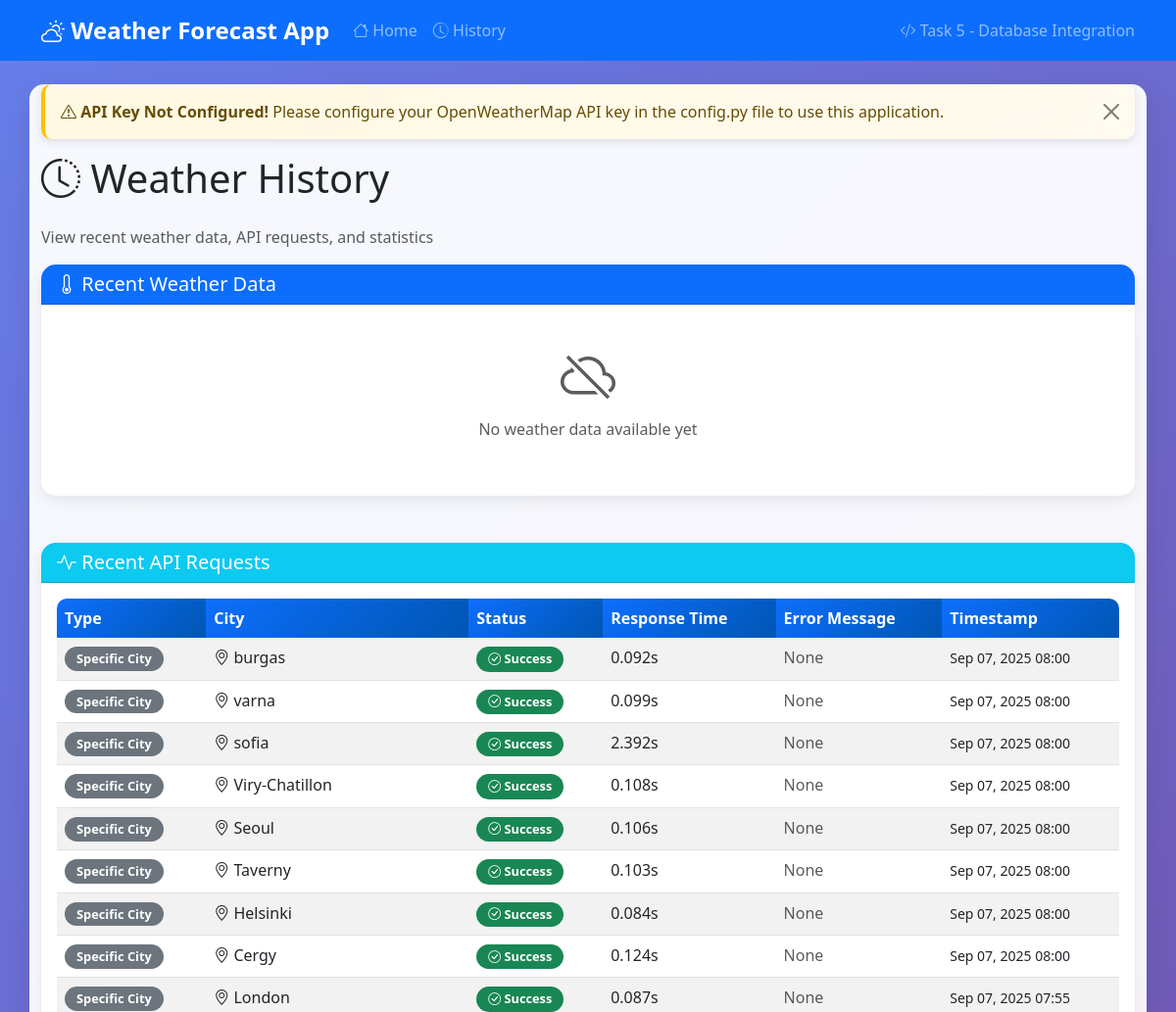
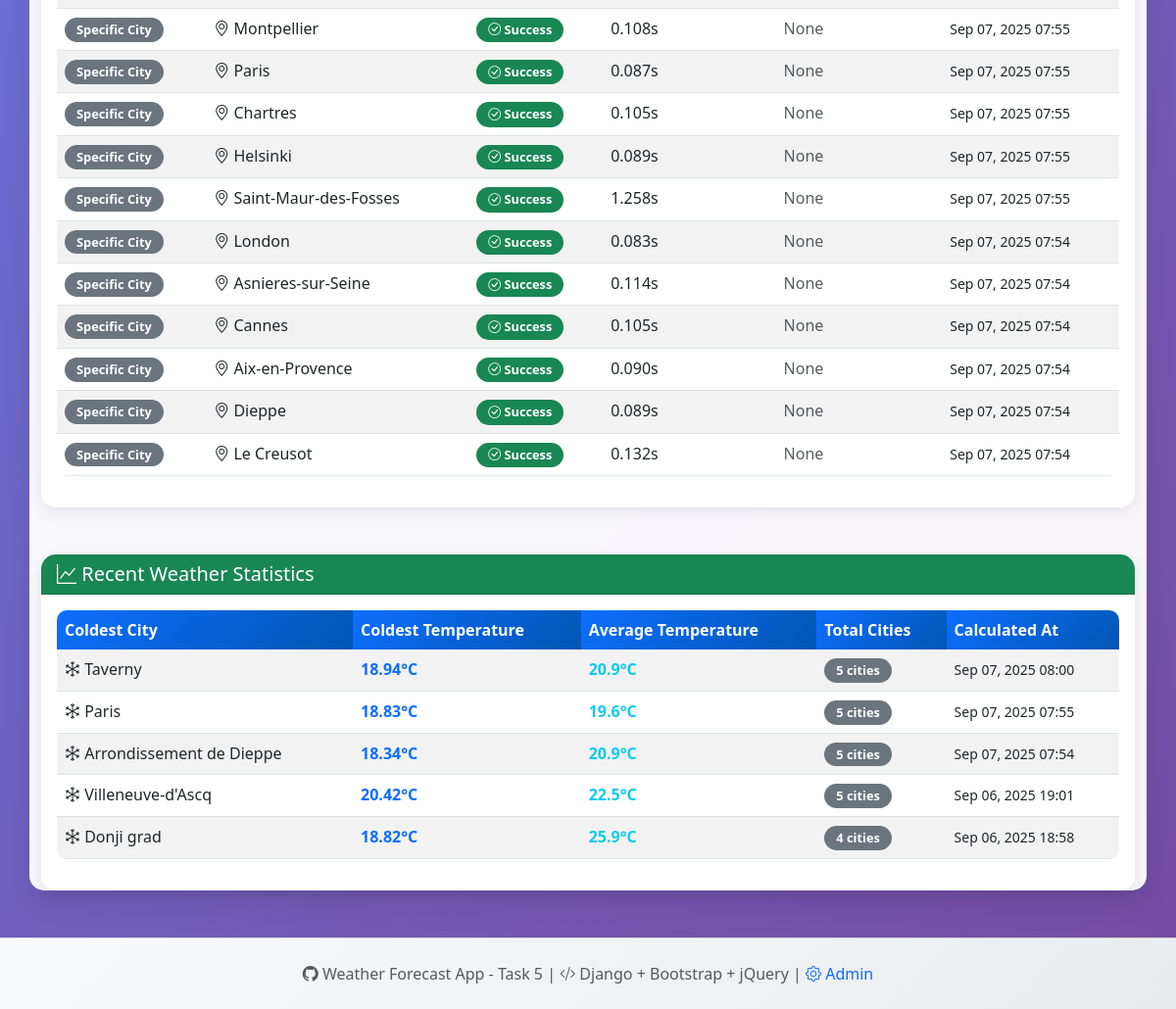
The page /history/ on the database its author committed (2 pictures, top to bottom).
### weather_app/models.py (models this page shows, shortened)
class WeatherRequest(models.Model):
    REQUEST_TYPES = [
        ('random', 'Random Cities'),
        ('city', 'Specific City'),
        ('status', 'Status Check'),
    ]
    request_type = models.CharField(max_length=20, choices=REQUEST_TYPES)
    city_name = models.CharField(max_length=100, null=True, blank=True)
    success = models.BooleanField()
    response_time = models.FloatField(null=True, blank=True)  # in seconds
    error_message = models.TextField(null=True, blank=True)
    timestamp = models.DateTimeField(auto_now_add=True)
    class Meta:
        ordering = ['-timestamp']

class WeatherStatistics(models.Model):
    coldest_city = models.CharField(max_length=100)
    coldest_temperature = models.FloatField()
    average_temperature = models.FloatField()
    total_cities = models.IntegerField()
    calculation_timestamp = models.DateTimeField(auto_now_add=True)
    class Meta:
        verbose_name_plural = "Weather Statistics"
        ordering = ['-calculation_timestamp']

### weather_app/views.py (the view)
# urls.py: path('history/', views.weather_history, name='history'),
def weather_history(request):
    recent_weather = WeatherData.objects.select_related('city').order_by('-timestamp')[:20]
    recent_requests = WeatherRequest.objects.order_by('-timestamp')[:20]
    recent_statistics = WeatherStatistics.objects.order_by('-calculation_timestamp')[:10]
    context = {
        'recent_weather': recent_weather,
        'recent_requests': recent_requests,
        'recent_statistics': recent_statistics,
    }
    return render(request, 'weather_app/history.html', context)

### templates/weather_app/history.html (shortened to what this page needs)
{% extends "base.html" %}
{% load static %}
{% block content %}
<div class="row">
    <div class="col-12">
        <h1 class="mb-4">
            <i class="bi bi-clock-history"></i> Weather History
        </h1>
        <p class="text-muted">View recent weather data, API requests, and statistics</p>
    </div>
</div>
<div class="row mb-5">
    <div class="col-12">
        <div class="card">
            <div class="card-header bg-primary text-white">
                <h5 class="mb-0">
                    <i class="bi bi-thermometer"></i> Recent Weather Data
                </h5>
            </div>
            <div class="card-body">
                {% if recent_weather %}
                    <div class="table-responsive">
                        <table class="table table-striped">
                            <thead>
                                <tr>
                                    <th>City</th>
                                    <th>Temperature</th>
                                    <th>Condition</th>
                                    <th>Humidity</th>
                                    <th>Pressure</th>
                                    <th>Wind Speed</th>
                                    <th>Timestamp</th>
                                </tr>
                            </thead>
                            <tbody>
                                {% for weather in recent_weather %}
                                <tr>
                                    <td>
                                        <i class="bi bi-geo-alt"></i> {{ weather.city.name }}
                                        <br><small class="text-muted">{{ weather.city.country }}</small>
                                    </td>
                                    <td>
                                        <span class="fw-bold">{{ weather.temperature }}°C</span>
                                        <br><small class="text-muted">Feels like {{ weather.feels_like }}°C</small>
                                    </td>
                                    <td>
                                        <span class="badge bg-info">{{ weather.weather_main }}</span>
                                        <br><small class="text-muted">{{ weather.weather_description }}</small>
                                    </td>
                                    <td>{{ weather.humidity }}%</td>
                                    <td>{{ weather.pressure }} hPa</td>
                                    <td>{{ weather.wind_speed }} m/s</td>
                                    <td>
                                        <small>{{ weather.timestamp|date:"M d, Y H:i" }}</small>
                                    </td>
                                </tr>
                                {% endfor %}
                            </tbody>
                        </table>
                    </div>
                {% else %}
                    <div class="text-center py-4">
                        <i class="bi bi-cloud-slash display-4 text-muted"></i>
                        <p class="text-muted mt-2">No weather data available yet</p>
                    </div>
                {% endif %}
            </div>
        </div>
    </div>
</div>
<div class="row mb-5">
    <div class="col-12">
        <div class="card">
            <div class="card-header bg-info text-white">
                <h5 class="mb-0">
                    <i class="bi bi-activity"></i> Recent API Requests
                </h5>
            </div>
            <div class="card-body">
                {% if recent_requests %}
                    <div class="table-responsive">
                        <table class="table table-striped">
                            <thead>
                                <tr>
                                    <th>Type</th>
                                    <th>City</th>
                                    <th>Status</th>
                                    <th>Response Time</th>
                                    <th>Error Message</th>
                                    <th>Timestamp</th>
                                </tr>
                            </thead>
                            <tbody>
                                {% for request in recent_requests %}
                                <tr>
                                    <td>
                                        <span class="badge bg-secondary">{{ request.get_request_type_display }}</span>
                                    </td>
                                    <td>
                                        {% if request.city_name %}
                                            <i class="bi bi-geo-alt"></i> {{ request.city_name }}
                                        {% else %}
                                            <span class="text-muted">N/A</span>
                                        {% endif %}
                                    </td>
                                    <td>
                                        {% if request.success %}
                                            <span class="badge bg-success">
                                                <i class="bi bi-check-circle"></i> Success
                                            </span>
                                        {% else %}
                                            <span class="badge bg-danger">
                                                <i class="bi bi-x-circle"></i> Failed
                                            </span>
                                        {% endif %}
                                    </td>
                                    <td>
                                        {% if request.response_time %}
                                            {{ request.response_time|floatformat:3 }}s
                                        {% else %}
                                            <span class="text-muted">N/A</span>
                                        {% endif %}
                                    </td>
                                    <td>
                                        {% if request.error_message %}
                                            <small class="text-danger">{{ request.error_message|truncatechars:50 }}</small>
                                        {% else %}
                                            <span class="text-muted">None</span>
                                        {% endif %}
                                    </td>
                                    <td>
                                        <small>{{ request.timestamp|date:"M d, Y H:i" }}</small>
                                    </td>
                                </tr>
                                {% endfor %}
                            </tbody>
                        </table>
                    </div>
                {% else %}
                    <div class="text-center py-4">
                        <i class="bi bi-activity display-4 text-muted"></i>
                        <p class="text-muted mt-2">No API requests logged yet</p>
                    </div>
                {% endif %}
            </div>
        </div>
    </div>
</div>
<div class="row">
    <div class="col-12">
        <div class="card">
            <div class="card-header bg-success text-white">
                <h5 class="mb-0">
                    <i class="bi bi-graph-up"></i> Recent Weather Statistics
                </h5>
            </div>
            <div class="card-body">
                {% if recent_statistics %}
                    <div class="table-responsive">
                        <table class="table table-striped">
                            <thead>
                                <tr>
                                    <th>Coldest City</th>
                                    <th>Coldest Temperature</th>
                                    <th>Average Temperature</th>
                                    <th>Total Cities</th>
                                    <th>Calculated At</th>
                                </tr>
                            </thead>
                            <tbody>
                                {% for stat in recent_statistics %}
                                <tr>
                                    <td>
                                        <i class="bi bi-snow"></i> {{ stat.coldest_city }}
                                    </td>
                                    <td>
                                        <span class="fw-bold text-primary">{{ stat.coldest_temperature }}°C</span>
                                    </td>
                                    <td>
                                        <span class="fw-bold text-info">{{ stat.average_temperature|floatformat:1 }}°C</span>
                                    </td>
                                    <td>
                                        <span class="badge bg-secondary">{{ stat.total_cities }} cities</span>
                                    </td>
                                    <td>
                                        <small>{{ stat.calculation_timestamp|date:"M d, Y H:i" }}</small>
                                    </td>
                                </tr>
                                {% endfor %}
                            </tbody>
                        </table>
                    </div>
                {% else %}
                    <div class="text-center py-4">
                        <i class="bi bi-graph-up display-4 text-muted"></i>
                        <p class="text-muted mt-2">No statistics calculated yet</p>
                    </div>
                {% endif %}
            </div>
        </div>
    </div>
</div>
{% endblock %}

### templates/base.html (shortened to what this page needs)
{% load static %}
<!DOCTYPE html>
<html lang="en">
<head>
    <link href="https://cdn.jsdelivr.net/npm/bootstrap@5.3.0/dist/css/bootstrap.min.css" rel="stylesheet">
    <link href="https://cdn.jsdelivr.net/npm/bootstrap-icons@1.10.0/font/bootstrap-icons.css" rel="stylesheet">
    <link href="{% static 'css/style.css' %}" rel="stylesheet">
</head>
<body>
    <nav class="navbar navbar-expand-lg navbar-dark bg-primary">
        <div class="container">
            <a class="navbar-brand" href="{% url 'weather_app:index' %}">
                <i class="bi bi-cloud-sun"></i> Weather Forecast App
            </a>
            <div class="collapse navbar-collapse" id="navbarNav">
                <ul class="navbar-nav me-auto">
                    <li class="nav-item">
                        <a class="nav-link" href="{% url 'weather_app:index' %}">
                            <i class="bi bi-house"></i> Home
                        </a>
                    </li>
                    <li class="nav-item">
                        <a class="nav-link" href="{% url 'weather_app:history' %}">
                            <i class="bi bi-clock-history"></i> History
                        </a>
                    </li>
                </ul>
                <div class="navbar-nav">
                    <span class="navbar-text">
                        <i class="bi bi-code-slash"></i> Task 5 - Database Integration
                    </span>
                </div>
            </div>
        </div>
    </nav>
    <main class="container mt-4">
        {% if not has_api_key %}
        <div class="alert alert-warning alert-dismissible fade show" role="alert">
            <i class="bi bi-exclamation-triangle"></i>
            <strong>API Key Not Configured!</strong>
            Please configure your OpenWeatherMap API key in the config.py file to use this application.
            <button type="button" class="btn-close" data-bs-dismiss="alert"></button>
        </div>
        {% endif %}
        {% block content %}{% endblock %}
    </main>
    <footer class="bg-light mt-5 py-4">
        <div class="container text-center">
            <p class="text-muted mb-0">
                <i class="bi bi-github"></i> Weather Forecast App - Task 5 |
                <i class="bi bi-code-slash"></i> Django + Bootstrap + jQuery |
                <a href="/admin/" class="text-decoration-none">
                    <i class="bi bi-gear"></i> Admin
                </a>
            </p>
        </div>
    </footer>
</body>
</html>

### static/css/style.css (style rules this page uses)
:root { --primary-color: #0d6efd; --secondary-color: #6c757d; --success-color: #198754; --info-color: #0dcaf0; --warning-color: #ffc107; --danger-color: #dc3545; --light-color: #f8f9fa; --dark-color: #212529; }
body { font-family: 'Segoe UI', Tahoma, Geneva, Verdana, sans-serif; background: linear-gradient(135deg, #667eea 0%, #764ba2 100%); min-height: 100vh; }
main { background: rgba(255, 255, 255, 0.95); border-radius: 15px; box-shadow: 0 10px 30px rgba(0, 0, 0, 0.1); backdrop-filter: blur(10px); margin-bottom: 2rem; }
.navbar-brand { font-weight: 700; font-size: 1.5rem; }
.navbar-nav .nav-link { font-weight: 500; transition: all 0.3s ease; }
.card { border: none; border-radius: 15px; box-shadow: 0 5px 15px rgba(0, 0, 0, 0.08); transition: all 0.3s ease; overflow: hidden; }
.alert { border: none; border-radius: 10px; border-left: 4px solid; box-shadow: 0 3px 10px rgba(0, 0, 0, 0.1); }
.alert-warning { border-left-color: var(--warning-color); background: linear-gradient(135deg, #fff8e1 0%, #fffbf0 100%); }
footer { background: linear-gradient(135deg, #f8f9fa 0%, #e9ecef 100%); border-top: 1px solid rgba(0, 0, 0, 0.1); }
.fade-in-up { animation: fadeInUp 0.6s ease-out; }
.table { border-radius: 10px; overflow: hidden; }
.table thead th { background: linear-gradient(135deg, var(--primary-color) 0%, #0056b3 100%); color: white; border: none; font-weight: 600; }
.table tbody tr { transition: all 0.3s ease; }
.badge { font-size: 0.8rem; padding: 6px 12px; border-radius: 20px; }
.bi { transition: all 0.3s ease; }

### rows shown on the page
WeatherRequest: request_type "Specific City", city_name "burgas", success True (drawn), response_time "0.092", shows "None", timestamp "Sep 07, 2025 08:00"
WeatherRequest: request_type "Specific City", city_name "varna", success True (drawn), response_time "0.099", shows "None", timestamp "Sep 07, 2025 08:00"
WeatherRequest: request_type "Specific City", city_name "sofia", success True (drawn), response_time "2.392", shows "None", timestamp "Sep 07, 2025 08:00"
WeatherRequest: request_type "Specific City", city_name "Viry-Chatillon", success True (drawn), response_time "0.108", shows "None", timestamp "Sep 07, 2025 08:00"
WeatherRequest: request_type "Specific City", city_name "Seoul", success True (drawn), response_time "0.106", shows "None", timestamp "Sep 07, 2025 08:00"
WeatherRequest: request_type "Specific City", city_name "Taverny", success True (drawn), response_time "0.103", shows "None", timestamp "Sep 07, 2025 08:00"
WeatherRequest: request_type "Specific City", city_name "Helsinki", success True (drawn), response_time "0.084", shows "None", timestamp "Sep 07, 2025 08:00"
WeatherRequest: request_type "Specific City", city_name "Cergy", success True (drawn), response_time "0.124", shows "None", timestamp "Sep 07, 2025 08:00"
WeatherRequest: request_type "Specific City", city_name "London", success True (drawn), response_time "0.087", shows "None", timestamp "Sep 07, 2025 07:55"
WeatherRequest: request_type "Specific City", city_name "Montpellier", success True (drawn), response_time "0.108", shows "None", timestamp "Sep 07, 2025 07:55"
WeatherRequest: request_type "Specific City", city_name "Paris", success True (drawn), response_time "0.087", shows "None", timestamp "Sep 07, 2025 07:55"
WeatherRequest: request_type "Specific City", city_name "Chartres", success True (drawn), response_time "0.105", shows "None", timestamp "Sep 07, 2025 07:55"
WeatherRequest: request_type "Specific City", city_name "Helsinki", success True (drawn), response_time "0.089", shows "None", timestamp "Sep 07, 2025 07:55"
WeatherRequest: request_type "Specific City", city_name "Saint-Maur-des-Fosses", success True (drawn), response_time "1.258", shows "None", timestamp "Sep 07, 2025 07:55"
WeatherRequest: request_type "Specific City", city_name "London", success True (drawn), response_time "0.083", shows "None", timestamp "Sep 07, 2025 07:54"
WeatherRequest: request_type "Specific City", city_name "Asnieres-sur-Seine", success True (drawn), response_time "0.114", shows "None", timestamp "Sep 07, 2025 07:54"
WeatherRequest: request_type "Specific City", city_name "Cannes", success True (drawn), response_time "0.105", shows "None", timestamp "Sep 07, 2025 07:54"
WeatherRequest: request_type "Specific City", city_name "Aix-en-Provence", success True (drawn), response_time "0.090", shows "None", timestamp "Sep 07, 2025 07:54"
WeatherRequest: request_type "Specific City", city_name "Dieppe", success True (drawn), response_time "0.089", shows "None", timestamp "Sep 07, 2025 07:54"
WeatherRequest: request_type "Specific City", city_name "Le Creusot", success True (drawn), response_time "0.132", shows "None", timestamp "Sep 07, 2025 07:54"
WeatherStatistics: coldest_city "Taverny", coldest_temperature "18.94", average_temperature "20.9", total_cities "5", calculation_timestamp "Sep 07, 2025 08:00"
WeatherStatistics: coldest_city "Paris", coldest_temperature "18.83", average_temperature "19.6", total_cities "5", calculation_timestamp "Sep 07, 2025 07:55"
WeatherStatistics: coldest_city "Arrondissement de Dieppe", coldest_temperature "18.34", average_temperature "20.9", total_cities "5", calculation_timestamp "Sep 07, 2025 07:54"
WeatherStatistics: coldest_city "Villeneuve-d'Ascq", coldest_temperature "20.42", average_temperature "22.5", total_cities "5", calculation_timestamp "Sep 06, 2025 19:01"
WeatherStatistics: coldest_city "Donji grad", coldest_temperature "18.82", average_temperature "25.9", total_cities "4", calculation_timestamp "Sep 06, 2025 18:58"
